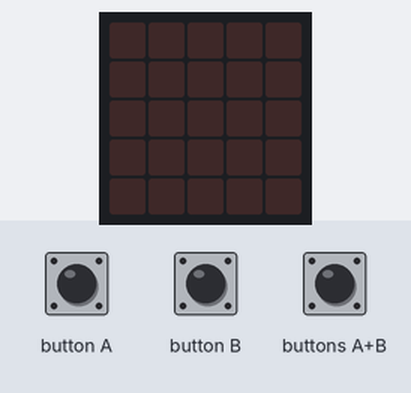
A program run on a simulated BBC micro:bit (MakeCode). Shown: the board's 5×5 LED display. The inputs (shaded band) are chosen by the test bench.

Above: at 1.2 s.
1.3 s: button A pressed for 0.15 s
At 2.6 s:
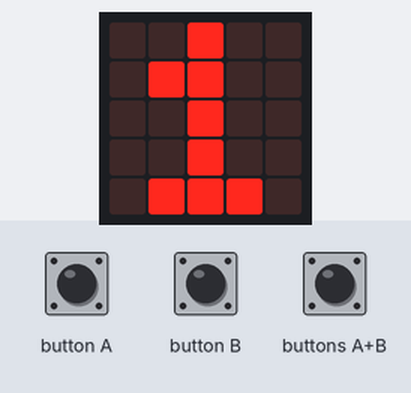
2.9 s: buttons A+B pressed for 0.15 s
At 4.0 s:
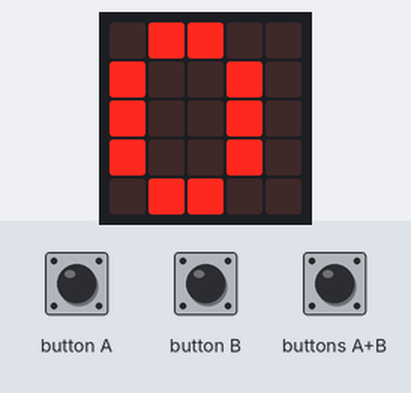
Timing chart, 0 to 5.9 s (numbered marks = the images above; inputs shaded):
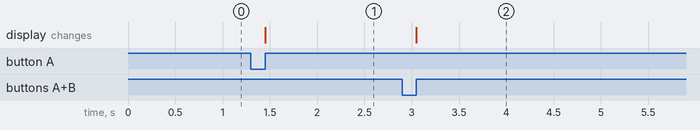

The program:

main.ts
```typescript
input.onButtonPressed(Button.A, function () {
    num1 = Math.constrain(num1, 0, 10)
    num1 += 1
    basic.showNumber(num1)
})
input.onButtonPressed(Button.AB, function () {
    basic.showNumber(num1 * num2)
    num1 = 0
    num2 = 0
})
input.onButtonPressed(Button.B, function () {
    num2 = Math.constrain(num2, 0, 10)
    num2 += 1
    basic.showNumber(num2)
})
let num2 = 0
let num1 = 0
basic.clearScreen()
num1 = 0
num2 = 0
basic.forever(function () {
    if (num1 == 10) {
        num1 = 0
        if (num2 == 10) {
            num2 = 0
        }
    }
})
```

test.ts
```typescript
// aquí va el archivo "tests"; esto no se compilará cuando este paquete se utilice como una extensión.
```

Measured:
- after the input at 1.3 s, the display: changes after 0.15 s (image 1)
- after the input at 2.9 s, the display: changes after 0.15 s (image 2)
